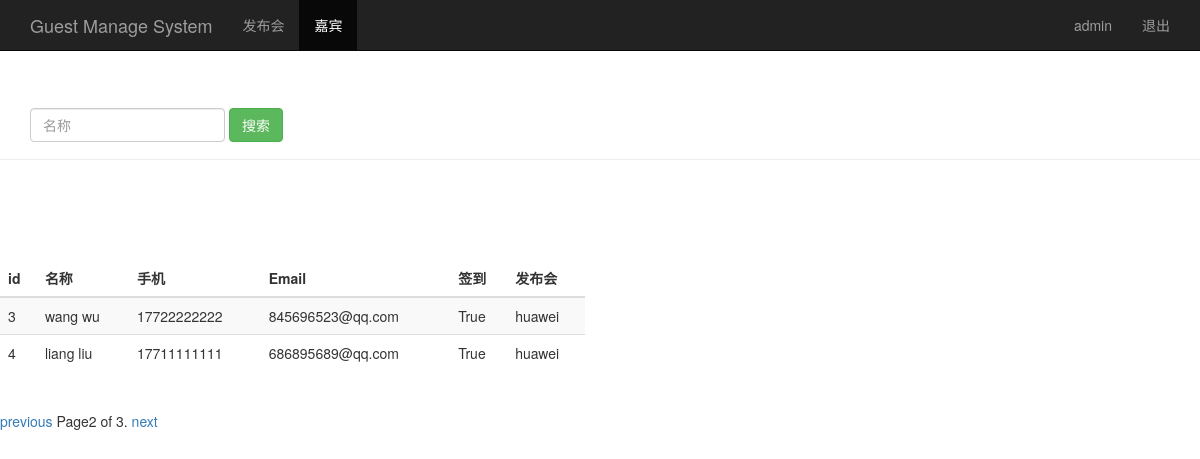
The page /guest_manage/?page=2 (signed in) on the database its author committed.
### sign/models.py (models this page shows, shortened)
class Guest(models.Model):
    event = models.ForeignKey(Event)
    realname = models.CharField(max_length=64)
    phone = models.CharField(max_length=16)
    email = models.EmailField()
    sign = models.BooleanField()
    create_time = models.DateTimeField(auto_now=True)
    class Meta:
        unique_together = ("event","phone")

class Event(models.Model):
    name = models.CharField(max_length=100)
    limit = models.IntegerField()
    status = models.BooleanField()
    address = models.CharField(max_length=200)
    start_time = models.DateTimeField('events time')
    create_time = models.DateTimeField(auto_now=True)
    def __unicode__(self):
        return self.name

### sign/views.py (the view)
# urls.py: url(r'^guest_manage/$',views.guest_manage),
@login_required
def guest_manage(request):
    username = request.session.get('user','')
    guest_list=Guest.objects.all()
    paginator=Paginator(guest_list,2)
    page=request.GET.get('page')
    try:
        contacts=paginator.page(page)
    except PageNotAnInteger:
        contacts=paginator.page(1)
    except EmptyPage:
        contacts=paginator.page(paginator.num_pages)
    return render(request,"guest_manage.html",{"user":username,"guests":contacts})

### sign/templates/guest_manage.html (shortened to what this page needs)
<!DOCTYPE html>
<html lang="zh-CN">
<head>
    {% load bootstrap3 %}
    {% bootstrap_css %}
</head>
<body>
    <nav class="navbar navbar-inverse navbar-fixed-top">
        <div class="container">
            <div navbar-header>
                <a class="navbar-brand" href="/event_manage/">Guest Manage System</a>
            </div>
            <div id="navbar" class="collapse navbar-collapse">
                <ul class="nav navbar-nav">
                    <li><a href="/event_manage/">发布会</a></li>
                    <li class="active"><a href="#">嘉宾</a></li>
                </ul>
                <ul class="nav navbar-nav navbar-right">
                    <li><a href="#">{{ user }}</a></li>
                    <li><a href="/logout/">退出</a></li>
                </ul>
            </div>
        </div>
    </nav>
    <div class="page-header" style="padding-top: 60px;">
        <div id="navbar" class="navbar-collapse collapse">
            <form class="navbar-form" method="get" action="/user_search_name/">
                <div class="form-group">
                    <input name="realname" type="text" placeholder="名称" class="form-control">
                </div>
                <button type="submit" class="btn btn-success">搜索</button>
            </form>
        </div>
    </div>
    <div class="row" style="padding-top:80px;">
        <div class="col-md-6">
            <table class="table table-striped">
                <thead>
                    <tr>
                        <th>id</th><th>名称</th><th>手机</th><th>Email</th><th>签到</th><th>发布会</th>
                    </tr>
                </thead>
                <tbody>
                    {% for guest in guests %}
                    <tr>
                        <td>{{ guest.id }}</td>
                        <td>{{ guest.realname }}</td>
                        <td>{{ guest.phone }}</td>
                        <td>{{ guest.email }}</td>
                        <td>{{ guest.sign }}</td>
                        <td>{{ guest.event }}</td>
                    </tr>
                    {% endfor %}
                </tbody>
            </table>
        </div>
    </div>
    <div class="pagination">
        <span class="step-links">
            {% if guests.has_previous %}
            <a href="?page={{ guests.previous_page_number }}">previous</a>
            {% endif %}
            <span class="current">
                Page{{ guests.number }} of {{ guests.paginator.num_pages }}.
            </span>
            {% if guests.has_next %}
            <a href="?page={{ guests.next_page_number }}">next</a>
            {% endif %}
        </span>
    </div>
</body>
</html>

### rows shown on the page
Guest: id "3", realname "wang wu", phone "17722222222", email "845696523@qq.com", sign "True", event "huawei"
Guest: id "4", realname "liang liu", phone "17711111111", email "686895689@qq.com", sign "True", event "huawei"

### other values the page prints
{{ user }} "admin"
{{ guests.number }} "2"
{{ guests.paginator.num_pages }} "3"
